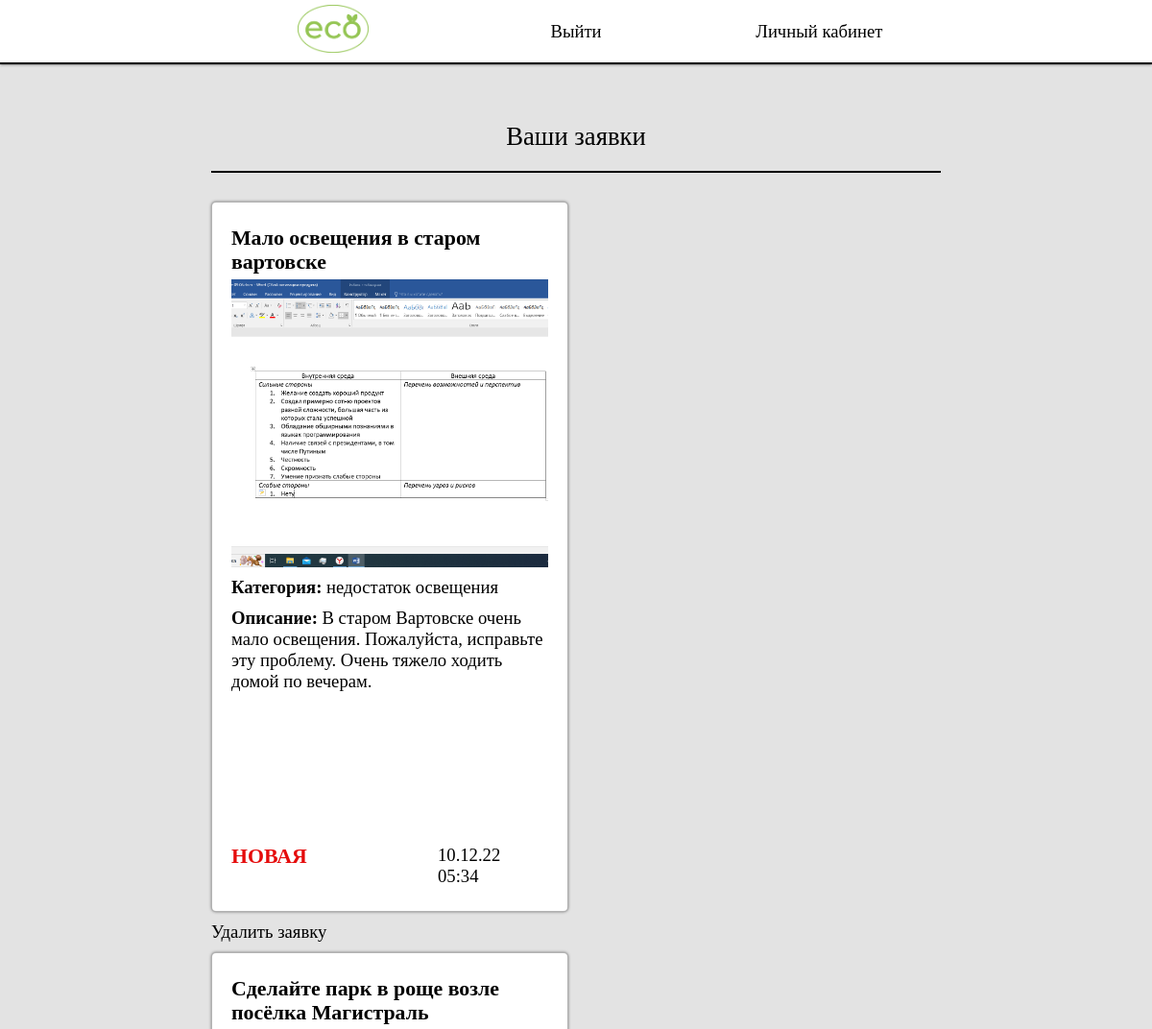
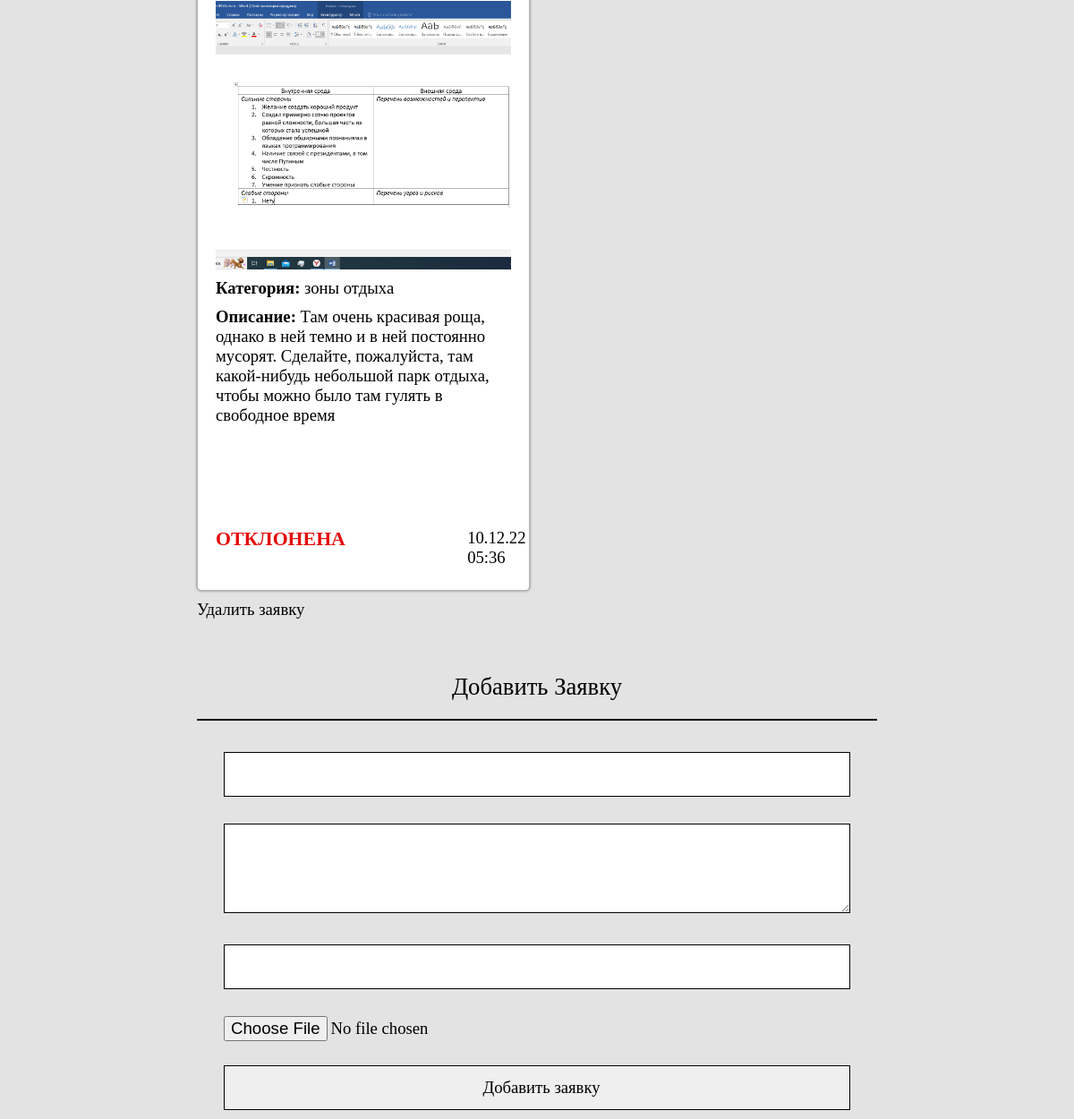
The page /profile (signed in) on the database its author committed (2 pictures, top to bottom).
### app/models.py (models this page shows, shortened)
class Offer(UserMixin, db.Model):
    id = db.Column(db.Integer, primary_key=True)
    name = db.Column(db.String(64), index=True)
    description = db.Column(db.String(250))
    category = db.Column(db.String(64), index=True)
    photo = db.Column(db.String(128))
    user = db.Column(db.Integer, db.ForeignKey('user.id'))
    time = db.Column(db.DateTime, index=True)
    status = db.Column(db.String(10))
    reason = db.Column(db.String(120))

### app/routes.py (the view, shortened to what this page needs)
@app.route('/profile', methods=['GET', 'POST'])
@login_required
def profile():
    if current_user.username=="admin":
        form=CreateCategoryForm()
        if form.validate_on_submit():
            category=Category(name=form.name.data.lower())
            db.session.add(category)
            db.session.commit()
            flash('Категория создана')
            return redirect(url_for('profile'))
        offers=Offer.query.all()
    else:
        form=CreateOfferForm()
        offers=Offer.query.filter_by(user=current_user.id)
    return render_template('profile.html', name='Профиль', form=form, offers=offers)

### app/forms.py
class CreateOfferForm(FlaskForm):
    name=StringField('name', validators=[DataRequired()])
    description=TextAreaField('description')
    category=StringField('category', validators=[DataRequired()])
    photo=FileField('Выберите фотографию', validators=[FileRequired(), FileAllowed(['jpg', 'png', 'jpeg', 'gif'], "Недопустимый формат файла")])
    submit = SubmitField('Добавить заявку', validators=[DataRequired()])

### app/models.py (called while the page is built)
@login.user_loader
def load_user(id):
    return User.query.get(int(id))

### app/routes.py (called while the page is built)
@app.before_request
def before_request():
    if current_user.is_authenticated:
        current_user.last_seen = datetime.utcnow()
        db.session.commit()

### app/templates/profile.html (shortened to what this page needs)
{% extends "base.html" %}
{% block content %}
    <main>
        <div class=content>
        {% if current_user.username=="admin" %}
        <main>
            <div class="content">
                <div class="head">Категории</div>
                <form id="" action="" method="post">
                    {{ form.hidden_tag() }}
                    <p>
                        {{ form.name(size=32) }}
                    </p>
                    {{form.submit}}
                </form>
                <div class="head">Новые заявки</div>
                <div class="row">
                    {% for offer in offers %}
                        {% if offer.status=='новая' %}
                            {% include '_offer.html' %}
                        {% endif %}
                    {% endfor %}
                </div>
                <div class="head">Одобренные заявки</div>
                <p class="small"></p>
                <div class="row">
                    {% for offer in offers %}
                        {% if offer.status=='решена' %}
                            {% include '_offer.html' %}
                        {% endif %}
                    {% endfor %}
                </div>
            </div>
        </main>
        {% else %}
        <div class="head">Ваши заявки</div>
        <div class="row">
            {% for offer in offers %}
                {% include '_offer.html' %}
            {% endfor %}
        </div>
        <div class="head">Добавить Заявку</div>
        <form action="" method="post" enctype="multipart/form-data">
            <p>
                {{ form.name(size=32) }}
            </p>
            <p>
                {{ form.description(size=50) }}
            </p>
            <p>
                {{ form.category(size=32) }}
            </p>
            <p>
                {{ form.photo }}
            </p>
            {{form.submit}}
        </form>
        {% endif %}
        </div>
    </main>
{% endblock %}

### app/templates/base.html (shortened to what this page needs)
<!DOCTYPE html>
<html lang="en">
<head>
    <link rel="stylesheet" href="../static/css/style.css">
</head>
<body>
    <header>
        <div class="content"><nav>
            <p><img src="../static/images/logo.png"></a></p>
            {% if current_user.is_anonymous %}
                <p><a href="{{ url_for('login') }}">Войти</a></p>
                <p><a href="{{ url_for('registration') }}">Регистрация</a></p>
            {% else %}
                <p><a href="{{ url_for('logout') }}">Выйти</a></p>
                <p><a href="{{ url_for('profile') }}">Личный кабинет</a></p>
            {% endif %}
            </nav>
        </div>
    </header>
    {% block content %}{% endblock %}
</body>
</html>

### app/templates/_offer.html
<div class="offer">
    <div class="col">
        <h3>{{ offer.name}}</h3>
        <img src="../static/user_images/{{offer.photo}}">
        <p><b>Категория:</b> {{ offer.category}}</p>
        {% if name=="Профиль" %}
            <p><b>Описание:</b> {{ offer.description}}</p>
        {% endif %}
        <div class="col-footer">
            <h3 class="of-status">{{ offer.status }}</h3>
            <p class="of-time">{{ offer.time.strftime('%d.%m.%y %H:%M')}}</p>
        </div>
    </div>
    {% if name=="Профиль"%}
        {% if current_user.username=="admin" %}
            {% if offer.status=="новая" %}
                <form action="/reject_offer" method="post">
                    <textarea name="reason" id="reason" cols="30" rows="10"></textarea>
                    <input type="number" name="id" class="id" value="{{offer.id}}">
                    <input type="submit" class='offer-submit' value="Отклонить">
                </form>
                <form action="/accept_offer" method="post">
                    <input type="number" name="id" class="id" value="{{offer.id}}">
                    <input type="submit" class='offer-submit' value="Принять">
                </form>
            {% endif %}
        {% else %}
            <a href="{{ url_for('delete_offer', id=offer.id  ) }}">Удалить заявку</a>
        {% endif %}
    {% endif %}
</div>

### app/static/css/style.css (style rules this page uses)
* { margin: 0px; padding: 0px; box-sizing: border-box; }
body { font-size: 14pt; background-color: #e3e3e3; font-family: Lagoda; }
a { color: black; cursor: pointer; text-decoration: none; }
img { max-width: 100; object-fit: cover; }
h1,h2,h3,h4,p { padding: 5px 0; }
div.content { max-width: 800px; padding: 0 20px; margin: 0 auto; }
div.head { padding: 20px 0; margin: 40px 0 20px; font-size: 20pt; text-align: center; border-bottom: solid 2px black; }
div.row { display: flex; flex-wrap: wrap; justify-content: space-between; }
div.col { position: relative; width: 49%; height: 740px; padding: 20px; margin: 10px 0; border-radius: 5px; background-color: white; border: solid 1px rgba(0,0,0,0.3); box-shadow: 0 0 3px rgba(0,0,0,0.5); }
div.col div.col-footer { width: 80%; position: absolute; bottom: 20px; display: flex; flex-direction: row; }
div.col div.col-footer p.of-time { margin-left: 46%; }
div.col img { width: 100%; height: 300px; }
div.col-footer h3 { color: rgb(229, 11, 11); text-transform: uppercase; }
div.col p { text-align: left; }
form { max-width: 700px; margin: 0 auto; text-align:center; }
form input, form select, form textarea, form button { width: 100%; margin: 10px 0; height: 50px; font-size: 14pt; padding-left: 10px; border: solid 1px black; font-family: Lagoda; }
form input[type=file] { height: 30px; padding: 0; border: none; }
form textarea { padding: 10px; height: 100px; }
header { background-color: #fff; border-bottom: solid 2px black; box-shadow: 0 0 3px rgba(0,0,0,0.7); }
header nav { display: flex; align-items: center; }
header p { width: 100%; text-align:center; }
header img { height: 50px; }
main { margin-bottom: 40; }

### rows shown on the page
Offer: name "Мало освещения в старом вартовске", photo (picture), category "недостаток освещения", description "В старом Вартовске очень мало освещения. Пожалуйста, исправьте эту проблему. Очень тяжело ходить домой по вечерам.", status "НОВАЯ", time "10.12.22 05:34"
Offer: name "Сделайте парк в роще возле посёлка Магистраль", photo (picture), category "зоны отдыха", description "Там очень красивая роща, однако в ней темно и в ней постоянно мусорят. Сделайте, пожалуйста, там какой-нибудь небольшой парк отдыха, чтобы можно было там гулять в свободное время", status "ОТКЛОНЕНА", time "10.12.22 05:36"
